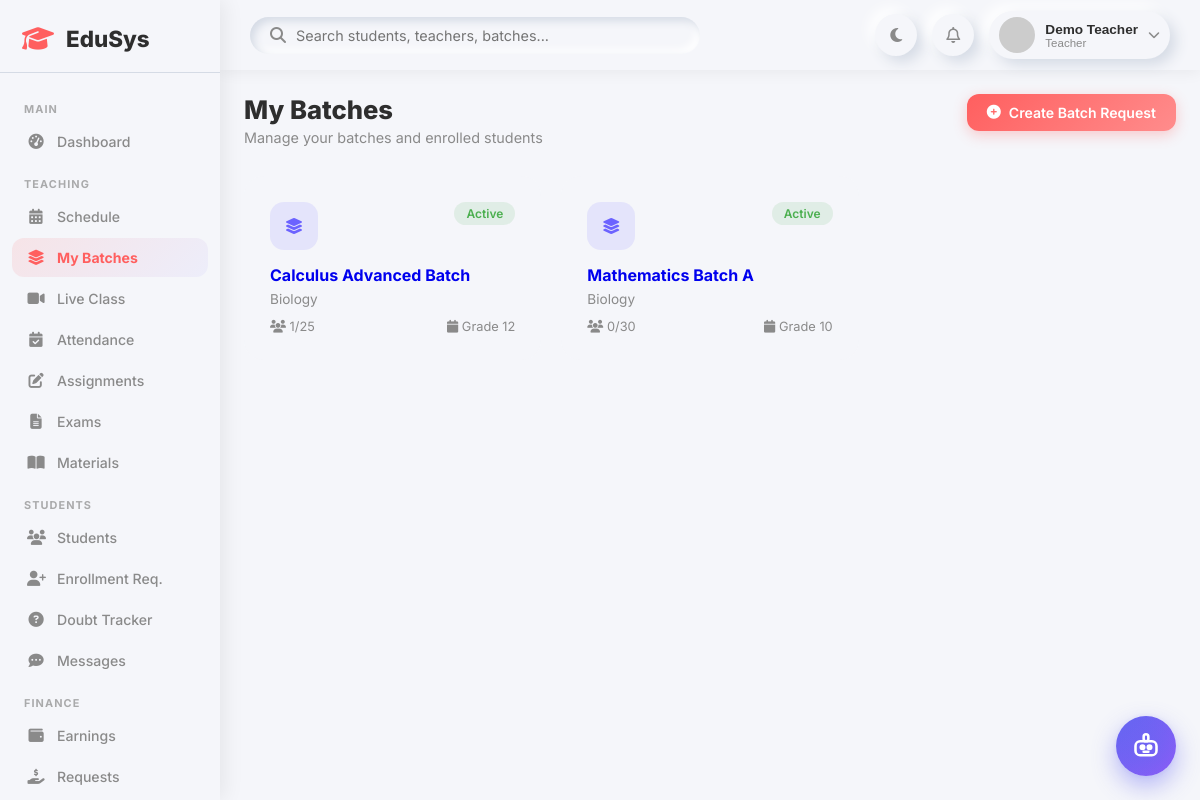
Screenshot of /teacher/batches.php (signed in) with the database file from the repository.
### tables this page shows
CREATE TABLE `batches` (
  `id` int(11) NOT NULL,
  `name` varchar(150) NOT NULL,
  `teacher_id` int(11) DEFAULT NULL,
  `subject_id` int(11) DEFAULT NULL,
  `grade` varchar(20) DEFAULT NULL,
  `schedule` text DEFAULT NULL,
  `max_students` int(11) DEFAULT 30,
  `status` enum('active','inactive') DEFAULT 'active',
  `created_at` timestamp NOT NULL DEFAULT current_timestamp()
);

CREATE TABLE `subjects` (
  `id` int(11) NOT NULL,
  `name` varchar(100) NOT NULL,
  `code` varchar(20) DEFAULT NULL,
  `description` text DEFAULT NULL,
  `created_at` timestamp NOT NULL DEFAULT current_timestamp()
);

### teacher/batches.php (the view, shortened to what this page needs)
<?php
require_once __DIR__ . '/../includes/auth.php';
$teacher = $conn->query("SELECT t.id FROM teachers t WHERE t.user_id={$_SESSION['user_id']}")->fetch_assoc();
$tid = $teacher['id'];
$my_batches = $conn->query("
    SELECT b.*, sub.name as subject_name,
           (SELECT COUNT(*) FROM batch_students bs WHERE bs.batch_id=b.id) as enrolled
    FROM batches b
    LEFT JOIN subjects sub ON b.subject_id=sub.id
    WHERE b.teacher_id=$tid
    ORDER BY b.id DESC
");
$selected_batch = (int)($_GET['batch_id'] ?? 0);
require_once '../includes/header.php';
?>
<div class="page-header">
    <div><h1>My Batches</h1><p>Manage your batches and enrolled students</p></div>
    <div class="page-actions"><button class="btn btn-primary" onclick="openModal('requestBatchModal')"><i class="fa-solid fa-plus-circle"></i> Create Batch Request</button></div>
</div>
<div style="display:grid;grid-template-columns:repeat(auto-fill,minmax(250px,1fr));gap:20px;margin-bottom:25px;">
    <?php if ($my_batches->num_rows === 0): ?>
    <p class="empty-msg">No batches assigned to you yet. You can request a new batch using the button above.</p>
    <?php else: ?>
    <?php $my_batches->data_seek(0); while ($b = $my_batches->fetch_assoc()):
        $status_color = $b['status'] === 'active' ? 'badge-success' : ($b['status'] === 'pending' ? 'badge-warning' : 'badge-gray');
    ?>
    <a href="?batch_id=<?= $b['id'] ?>" style="text-decoration:none;">
        <div style="background:var(--background);border-radius:20px;box-shadow:<?= $selected_batch==$b['id'] ? 'inset 4px 4px 10px var(--shadow-dark),inset -4px -4px 10px var(--shadow-light)' : 'var(--neu-md)' ?>;padding:24px;cursor:pointer;transition:all 0.3s; border: 2px solid <?= $selected_batch==$b['id'] ? 'var(--primary)' : 'transparent' ?>;">
            <div style="display:flex;justify-content:space-between;align-items:flex-start;margin-bottom:15px;">
                <div style="width:48px;height:48px;border-radius:14px;background:rgba(108,99,255,0.12);display:flex;align-items:center;justify-content:center;color:var(--secondary);"><i class="fa-solid fa-layer-group"></i></div>
                <span class="badge-pill <?= $status_color ?>"><?= ucfirst($b['status']) ?></span>
            </div>
            <strong><?= htmlspecialchars($b['name']) ?></strong>
            <p style="font-size:0.85rem;color:var(--text-secondary);margin:6px 0;"><?= htmlspecialchars($b['subject_name'] ?? 'General') ?></p>
            <div style="display:flex;justify-content:space-between;align-items:center;margin-top:12px;">
                <span style="font-size:0.8rem;color:var(--text-secondary);"><i class="fa-solid fa-users"></i> <?= $b['enrolled'] ?>/<?= $b['max_students'] ?></span>
                <span style="font-size:0.8rem;color:var(--text-secondary);"><i class="fa-solid fa-calendar"></i> Grade <?= $b['grade'] ?></span>
            </div>
        </div>
    </a>
    <?php endwhile; ?>
    <?php endif; ?>
</div>
<?php require_once '../includes/footer.php'; ?>

### css/dashboard.css (style rules this page uses)
:root { --primary: #FF5F5F; --secondary: #6C63FF; --background: #F5F6FA; --text-primary: #2E2E2E; --text-secondary: #8A8A8A; --shadow-light: #ffffff; --shadow-dark: #d5dbe5; --neu: 6px 6px 14px var(--shadow-dark), -6px -6px 14px var(--shadow-light); --neu-sm: 4px 4px 8px var(--shadow-dark), -4px -4px 8px var(--shadow-light); --neu-in: inset 4px 4px 8px var(--shadow-dark), inset -4px -4px 8px var(--shadow-light); --success: #4CAF50; --danger: #FF5252; --warning: #FF9800; --info: #2196F3; --sidebar-width: 260px; }
* { margin: 0; padding: 0; box-sizing: border-box; }
body { font-family: 'Inter', sans-serif; background: var(--background); color: var(--text-primary); transition: background 0.3s, color 0.3s; }
.page-header { display: flex; justify-content: space-between; align-items: flex-start; margin-bottom: 30px; flex-wrap: wrap; gap: 15px; }
.page-header h1 { font-size: 1.6rem; font-weight: 800; }
.page-header p { color: var(--text-secondary); font-size: 0.9rem; margin-top: 4px; }
.page-actions { display: flex; gap: 12px; flex-wrap: wrap; }
.badge-pill { display: inline-block; padding: 4px 12px; border-radius: 20px; font-size: 0.75rem; font-weight: 600; }
.badge-success { background: rgba(76,175,80,0.12); color: var(--success); }
.btn { display: inline-flex; align-items: center; gap: 8px; padding: 10px 20px; border-radius: 12px; border: none; font-family: 'Inter', sans-serif; font-size: 0.88rem; font-weight: 600; cursor: pointer; transition: all 0.2s ease; text-decoration: none; }
.btn-primary { background: linear-gradient(135deg, var(--primary), #ff8c8c); color: white; box-shadow: 0 4px 14px rgba(255,95,95,0.3); }

### css/responsive.css (style rules this page uses)
@media (max-width: 1200px) { :root { --sidebar-width: 220px; } }

### includes/chatbot_widget.php (style rules this page uses)
:root { --edubot-primary: #6366f1; --edubot-primary-hover: #4f46e5; --edubot-secondary: #8b5cf6; --edubot-accent: #06b6d4; --edubot-bg: #ffffff; --edubot-surface: #f8fafc; --edubot-border: #e2e8f0; --edubot-text: #1e293b; --edubot-text-muted: #64748b; --edubot-bot-bubble: #f1f5f9; --edubot-bot-text: #1e293b; --edubot-user-bubble: linear-gradient(135deg, #6366f1, #8b5cf6); --edubot-shadow: 0 20px 45px -10px rgba(99, 102, 241, 0.25), 0 10px 20px -5px rgba(0, 0, 0, 0.08); }

### rows the page displays
batches: status "Active", name "Calculus Advanced Batch", subject.name "Biology", enrolled "1", max_students "25", grade "12"
batches: status "Active", name "Mathematics Batch A", subject.name "Biology", enrolled "0", max_students "30", grade "10"

### other values shown
$name "Demo Teacher"
$role "Teacher"
